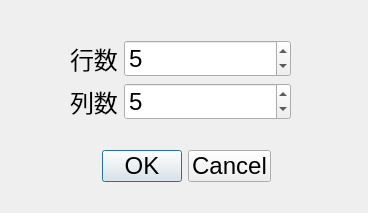
<?xml version="1.0" encoding="UTF-8"?>
<ui version="4.0">
 <class>Dlg_Setting</class>
 <widget class="QDialog" name="Dlg_Setting">
  <property name="windowModality">
   <enum>Qt::ApplicationModal</enum>
  </property>
  <property name="geometry">
   <rect>
    <x>0</x>
    <y>0</y>
    <width>368</width>
    <height>213</height>
   </rect>
  </property>
  <property name="windowTitle">
   <string>Dialog</string>
  </property>
  <property name="modal">
   <bool>true</bool>
  </property>
  <widget class="QDialogButtonBox" name="buttonBox">
   <property name="geometry">
    <rect>
     <x>70</x>
     <y>150</y>
     <width>201</width>
     <height>32</height>
    </rect>
   </property>
   <property name="font">
    <font>
     <pointsize>18</pointsize>
    </font>
   </property>
   <property name="orientation">
    <enum>Qt::Horizontal</enum>
   </property>
   <property name="standardButtons">
    <set>QDialogButtonBox::Cancel|QDialogButtonBox::Ok</set>
   </property>
  </widget>
  <widget class="QWidget" name="layoutWidget">
   <property name="geometry">
    <rect>
     <x>70</x>
     <y>40</y>
     <width>221</width>
     <height>91</height>
    </rect>
   </property>
   <property name="font">
    <font>
     <pointsize>18</pointsize>
    </font>
   </property>
   <layout class="QFormLayout" name="formLayout">
    <item row="0" column="0">
     <widget class="QLabel" name="label">
      <property name="font">
       <font>
        <pointsize>18</pointsize>
       </font>
      </property>
      <property name="text">
       <string>行数</string>
      </property>
     </widget>
    </item>
    <item row="0" column="1">
     <widget class="QSpinBox" name="spinBox_rows">
      <property name="font">
       <font>
        <pointsize>18</pointsize>
       </font>
      </property>
      <property name="minimum">
       <number>3</number>
      </property>
      <property name="maximum">
       <number>10</number>
      </property>
      <property name="value">
       <number>5</number>
      </property>
     </widget>
    </item>
    <item row="1" column="0">
     <widget class="QLabel" name="label_2">
      <property name="font">
       <font>
        <pointsize>18</pointsize>
       </font>
      </property>
      <property name="text">
       <string>列数</string>
      </property>
     </widget>
    </item>
    <item row="1" column="1">
     <widget class="QSpinBox" name="spinBox_cols">
      <property name="font">
       <font>
        <pointsize>18</pointsize>
       </font>
      </property>
      <property name="minimum">
       <number>3</number>
      </property>
      <property name="maximum">
       <number>10</number>
      </property>
      <property name="value">
       <number>5</number>
      </property>
     </widget>
    </item>
   </layout>
  </widget>
 </widget>
 <resources/>
 <connections>
  <connection>
   <sender>buttonBox</sender>
   <signal>accepted()</signal>
   <receiver>Dlg_Setting</receiver>
   <slot>accept()</slot>
   <hints>
    <hint type="sourcelabel">
     <x>248</x>
     <y>254</y>
    </hint>
    <hint type="destinationlabel">
     <x>157</x>
     <y>274</y>
    </hint>
   </hints>
  </connection>
  <connection>
   <sender>buttonBox</sender>
   <signal>rejected()</signal>
   <receiver>Dlg_Setting</receiver>
   <slot>reject()</slot>
   <hints>
    <hint type="sourcelabel">
     <x>316</x>
     <y>260</y>
    </hint>
    <hint type="destinationlabel">
     <x>286</x>
     <y>274</y>
    </hint>
   </hints>
  </connection>
 </connections>
</ui>
